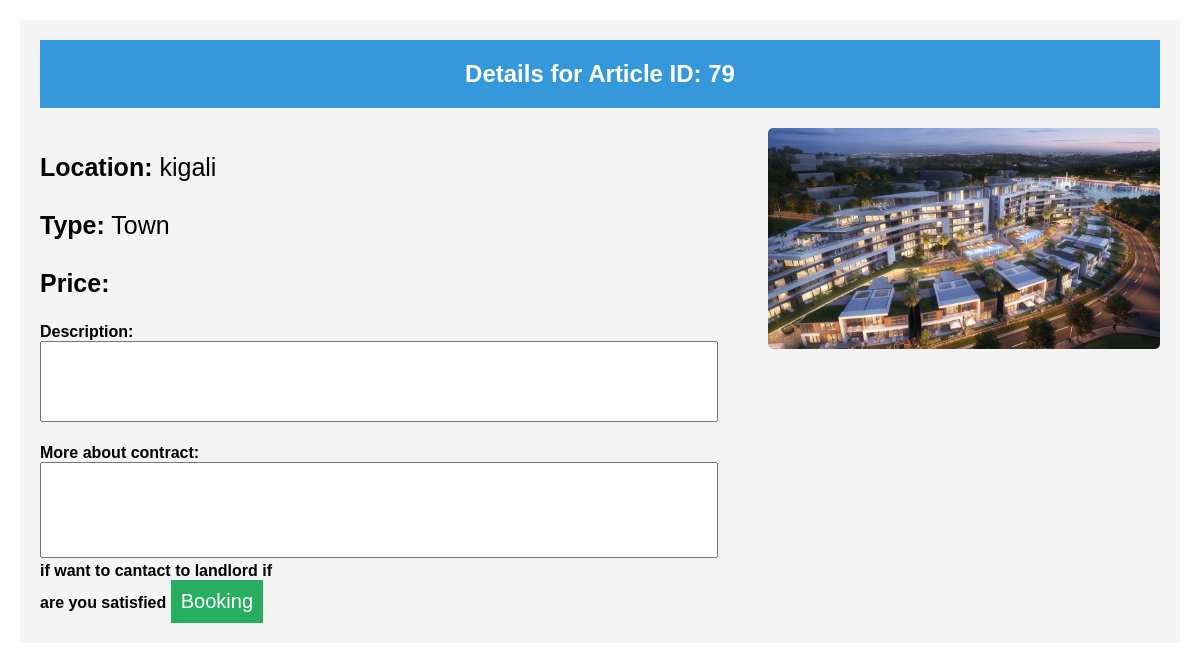
Screenshot of /details.php?id=79 with the database file from the repository.
### tables this page shows
CREATE TABLE `landlord` (
  `landid` int(11) NOT NULL,
  `fullname` varchar(50) DEFAULT NULL,
  `location` varchar(50) DEFAULT NULL,
  `type` varchar(20) DEFAULT NULL,
  `email` varchar(50) DEFAULT NULL,
  `phone` int(12) DEFAULT NULL,
  `file` varchar(500) DEFAULT NULL,
  `propert` varchar(50) DEFAULT NULL,
  `characte` text DEFAULT NULL,
  `contract` text DEFAULT NULL,
  `price` int(11) DEFAULT NULL,
  `status` int(11) DEFAULT NULL,
  `pdfcontract` varchar(500) DEFAULT NULL,
  `Payment` varchar(100) DEFAULT NULL,
  `Payment_info` varchar(50) DEFAULT NULL
);

### details.php (the view, shortened to what this page needs)
<?php
include("connection.php");
if (isset($_GET['id'])) {
    $articleID = $_GET['id'];
    $detailsQuery = "SELECT * FROM landlord WHERE landid = $articleID";
    $detailsResult = $conn->query($detailsQuery);
    if ($detailsResult->num_rows > 0){
        $detailsRow = $detailsResult->fetch_assoc();
        $location = $detailsRow['location'];
        $type = $detailsRow['type'];
        $price = $detailsRow['price'];
        $description = $detailsRow['characte'];
        $moreAboutContract = $detailsRow['contract'];
        $imagePath = $detailsRow['file'];
        $id = $detailsRow['landid']
        ?>
        <!DOCTYPE html>
        <html lang="en">
        <head>
        <link rel="stylesheet" href="styles.css" />
        </head>
        <body style="overflow-x:hidden">
            <div class="container">
                <div class="top">
                    <h2>Details for Article ID: <?php echo $articleID; ?></h2>
                </div>
                <div class="bottom">
                    <div class="left">
                        <p style="font-size: 25px;">
                            <strong>Location:</strong> <?php echo $location; ?><br>
                            <br>
                            <strong>Type:</strong> <?php echo $type; ?><br>
                            <br>
                            <strong>Price:</strong> <?php echo $price; ?>
                        </p>
                        <label for="description"><strong>Description:</strong></label>
                        <textarea id="description" name="description" rows="5" cols="50" readonly><?php echo $description; ?></textarea><br><br>
                        <label for="description"><strong>More about contract:</strong></label>
                        <textarea id="displayArea" rows="6" cols="50" readonly><?php echo $moreAboutContract; ?></textarea>
                        <strong>if want to cantact to landlord if <br>are you satisfied</strong>
                        <?php
                        echo '<a href="booking.php?id=' . $id . '" target="_blank"><button>Booking</button></a>';
                        ?>
                    </div>
                    <div class="right">
                        <?php
                     echo '<img src="' . $imagePath . '" alt="Your Image" width="700px" height="500px">';
                           ?>
                    </div>
                </div>
            </div>
        </body>
        </html>
        <?php
    } else {
        echo 'Article not found.';
    }
} else {
    echo 'Invalid request.';
}
?>

### uploads/images/styles.css (style rules this page uses)
body { font-family: Arial, sans-serif; margin: 0; padding: 0; }
.container { display: flex; flex-direction: column; background-color: #f4f4f4; margin: 20px; padding: 20px; }
.top { text-align: center; background-color: #3498db; color: #fff; padding: 10px; }
.bottom { display: flex; justify-content: space-between; margin-top: 20px; }
.left { width: 60%; }
.right { width: 35%; }
p { font-size: 18px; }
textarea { width: 100%; resize: none; }
button { color: #fff; background-color: #27ae60; padding: 10px; font-size: 20px; border: none; cursor: pointer; }
img { width: 100%; height: auto; border-radius: 5px; }

### details.php (style rules this page uses)
body { font-family: Arial, sans-serif; margin: 0; padding: 0; }
.container { display: flex; flex-direction: column; background-color: #f4f4f4; margin: 20px; padding: 20px; }
.top { text-align: center; background-color: #3498db; color: #fff; padding: 0px; }
.bottom { display: flex; justify-content: space-between; margin-top: 20px; }
.left { width: 60%; }
.right { width: 35%; }
p { font-size: 18px; }
textarea { width: 100%; resize: none; }
button { color: #fff; background-color: #27ae60; padding: 10px; font-size: 20px; border: none; cursor: pointer; }
img { width: 100%; height: auto; border-radius: 5px; }

### rows the page displays
landlord: location "kigali", type "Town", file (picture)

### other values shown
$articleID "79"
